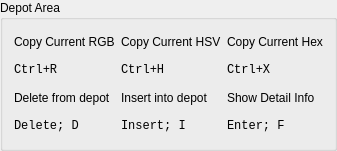
            <widget class="QGroupBox" name="shortcuts_depot_area_gbox">
             <property name="title">
              <string>Depot Area</string>
             </property>
             <layout class="QGridLayout" name="gridLayout_17">
              <item row="0" column="0">
               <widget class="QLabel" name="label_st_ccr">
                <property name="minimumSize">
                 <size>
                  <width>0</width>
                  <height>22</height>
                 </size>
                </property>
                <property name="maximumSize">
                 <size>
                  <width>16777215</width>
                  <height>50</height>
                 </size>
                </property>
                <property name="text">
                 <string>Copy Current RGB</string>
                </property>
               </widget>
              </item>
              <item row="0" column="1">
               <widget class="QLabel" name="label_st_cch">
                <property name="minimumSize">
                 <size>
                  <width>0</width>
                  <height>22</height>
                 </size>
                </property>
                <property name="maximumSize">
                 <size>
                  <width>16777215</width>
                  <height>50</height>
                 </size>
                </property>
                <property name="text">
                 <string>Copy Current HSV</string>
                </property>
               </widget>
              </item>
              <item row="0" column="2">
               <widget class="QLabel" name="label_st_ccx">
                <property name="minimumSize">
                 <size>
                  <width>0</width>
                  <height>22</height>
                 </size>
                </property>
                <property name="maximumSize">
                 <size>
                  <width>16777215</width>
                  <height>50</height>
                 </size>
                </property>
                <property name="text">
                 <string>Copy Current Hex</string>
                </property>
               </widget>
              </item>
              <item row="1" column="0">
               <widget class="QLabel" name="label_rt_ccr">
                <property name="minimumSize">
                 <size>
                  <width>0</width>
                  <height>22</height>
                 </size>
                </property>
                <property name="maximumSize">
                 <size>
                  <width>16777215</width>
                  <height>50</height>
                 </size>
                </property>
                <property name="font">
                 <font>
                  <family>Consolas</family>
                  <strikeout>false</strikeout>
                 </font>
                </property>
                <property name="text">
                 <string notr="true">Ctrl+R</string>
                </property>
               </widget>
              </item>
              <item row="1" column="1">
               <widget class="QLabel" name="label_rt_cch">
                <property name="minimumSize">
                 <size>
                  <width>0</width>
                  <height>22</height>
                 </size>
                </property>
                <property name="maximumSize">
                 <size>
                  <width>16777215</width>
                  <height>50</height>
                 </size>
                </property>
                <property name="font">
                 <font>
                  <family>Consolas</family>
                  <strikeout>false</strikeout>
                 </font>
                </property>
                <property name="text">
                 <string notr="true">Ctrl+H</string>
                </property>
               </widget>
              </item>
              <item row="1" column="2">
               <widget class="QLabel" name="label_rt_ccx">
                <property name="minimumSize">
                 <size>
                  <width>0</width>
                  <height>22</height>
                 </size>
                </property>
                <property name="maximumSize">
                 <size>
                  <width>16777215</width>
                  <height>50</height>
                 </size>
                </property>
                <property name="font">
                 <font>
                  <family>Consolas</family>
                  <strikeout>false</strikeout>
                 </font>
                </property>
                <property name="text">
                 <string notr="true">Ctrl+X</string>
                </property>
               </widget>
              </item>
              <item row="2" column="0">
               <widget class="QLabel" name="label_st_did">
                <property name="minimumSize">
                 <size>
                  <width>0</width>
                  <height>22</height>
                 </size>
                </property>
                <property name="maximumSize">
                 <size>
                  <width>16777215</width>
                  <height>50</height>
                 </size>
                </property>
                <property name="text">
                 <string>Delete from depot</string>
                </property>
               </widget>
              </item>
              <item row="2" column="1">
               <widget class="QLabel" name="label_st_iid">
                <property name="minimumSize">
                 <size>
                  <width>0</width>
                  <height>22</height>
                 </size>
                </property>
                <property name="maximumSize">
                 <size>
                  <width>16777215</width>
                  <height>50</height>
                 </size>
                </property>
                <property name="text">
                 <string>Insert into depot</string>
                </property>
               </widget>
              </item>
              <item row="2" column="2">
               <widget class="QLabel" name="label_st_sdi">
                <property name="minimumSize">
                 <size>
                  <width>0</width>
                  <height>22</height>
                 </size>
                </property>
                <property name="maximumSize">
                 <size>
                  <width>16777215</width>
                  <height>50</height>
                 </size>
                </property>
                <property name="text">
                 <string>Show Detail Info</string>
                </property>
               </widget>
              </item>
              <item row="3" column="0">
               <widget class="QLabel" name="label_rt_did">
                <property name="minimumSize">
                 <size>
                  <width>0</width>
                  <height>22</height>
                 </size>
                </property>
                <property name="maximumSize">
                 <size>
                  <width>16777215</width>
                  <height>50</height>
                 </size>
                </property>
                <property name="font">
                 <font>
                  <family>Consolas</family>
                  <strikeout>false</strikeout>
                 </font>
                </property>
                <property name="text">
                 <string notr="true">Delete; D</string>
                </property>
               </widget>
              </item>
              <item row="3" column="1">
               <widget class="QLabel" name="label_rt_iid">
                <property name="minimumSize">
                 <size>
                  <width>0</width>
                  <height>22</height>
                 </size>
                </property>
                <property name="maximumSize">
                 <size>
                  <width>16777215</width>
                  <height>50</height>
                 </size>
                </property>
                <property name="font">
                 <font>
                  <family>Consolas</family>
                  <strikeout>false</strikeout>
                 </font>
                </property>
                <property name="text">
                 <string notr="true">Insert; I</string>
                </property>
               </widget>
              </item>
              <item row="3" column="2">
               <widget class="QLabel" name="label_rt_sdi">
                <property name="minimumSize">
                 <size>
                  <width>0</width>
                  <height>22</height>
                 </size>
                </property>
                <property name="maximumSize">
                 <size>
                  <width>16777215</width>
                  <height>50</height>
                 </size>
                </property>
                <property name="font">
                 <font>
                  <family>Consolas</family>
                  <strikeout>false</strikeout>
                 </font>
                </property>
                <property name="text">
                 <string notr="true">Enter; F</string>
                </property>
               </widget>
              </item>
             </layout>
            </widget>
